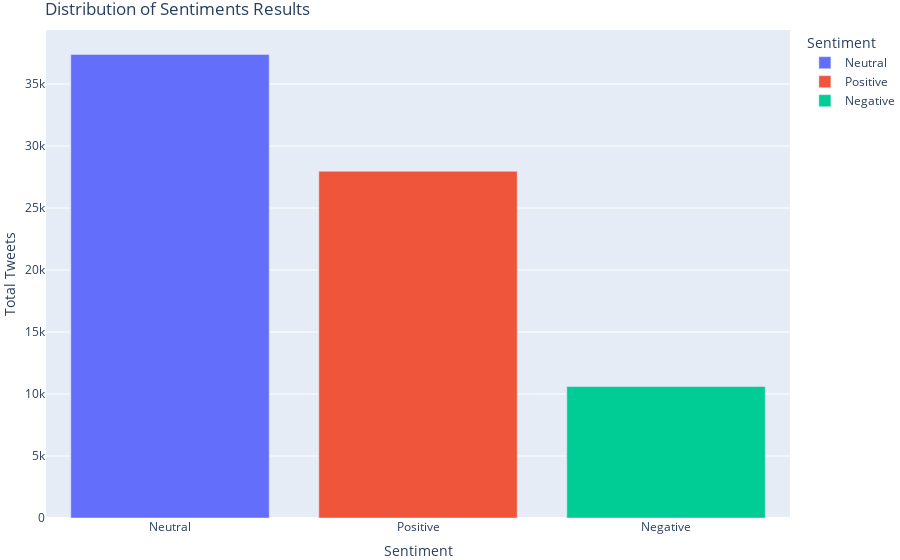

Notebook code for this chart:
### Code cell
import plotly.express as px
sentiments_barchart_test = px.bar(bar_chart_test, x = 'Sentiment', y='Total Tweets', color='Sentiment')

sentiments_barchart_test.update_layout(title='Distribution of Sentiments Results',
                                  margin={"r": 0, "t": 30, "l": 0, "b": 0})

sentiments_barchart_test.show() #Display plot. 

# I used renderer so that the plots show on the web when people view my notebook. 
# For interactive plots, exclude the "renderer" argument
# Note, I further customized the plot on Chart Studio for my Medium post

### Figure 1 — Plotly figure (JSON) as saved in the notebook; plotly's stock layout.template omitted (floating-point values rounded to 4 significant figures)
{"data": [{"alignmentgroup": "True", "hovertemplate": "Sentiment=%{x}<br>Total Tweets=%{y}<extra></extra>", "legendgroup": "Neutral", "marker": {"color": "#636efa", "pattern": {"shape": ""}}, "name": "Neutral", "offsetgroup": "Neutral", "orientation": "v", "showlegend": true, "textposition": "auto", "type": "bar", "x": ["Neutral"], "xaxis": "x", "y": [37391], "yaxis": "y"}, {"alignmentgroup": "True", "hovertemplate": "Sentiment=%{x}<br>Total Tweets=%{y}<extra></extra>", "legendgroup": "Positive", "marker": {"color": "#EF553B", "pattern": {"shape": ""}}, "name": "Positive", "offsetgroup": "Positive", "orientation": "v", "showlegend": true, "textposition": "auto", "type": "bar", "x": ["Positive"], "xaxis": "x", "y": [27964], "yaxis": "y"}, {"alignmentgroup": "True", "hovertemplate": "Sentiment=%{x}<br>Total Tweets=%{y}<extra></extra>", "legendgroup": "Negative", "marker": {"color": "#00cc96", "pattern": {"shape": ""}}, "name": "Negative", "offsetgroup": "Negative", "orientation": "v", "showlegend": true, "textposition": "auto", "type": "bar", "x": ["Negative"], "xaxis": "x", "y": [10606], "yaxis": "y"}], "layout": {"barmode": "relative", "legend": {"title": {"text": "Sentiment"}, "tracegroupgap": 0}, "margin": {"b": 0, "l": 0, "r": 0, "t": 30}, "title": {"text": "Distribution of Sentiments Results"}, "xaxis": {"anchor": "y", "categoryarray": ["Neutral", "Positive", "Negative"], "categoryorder": "array", "domain": [0, 1], "title": {"text": "Sentiment"}}, "yaxis": {"anchor": "x", "domain": [0, 1], "title": {"text": "Total Tweets"}}}}
